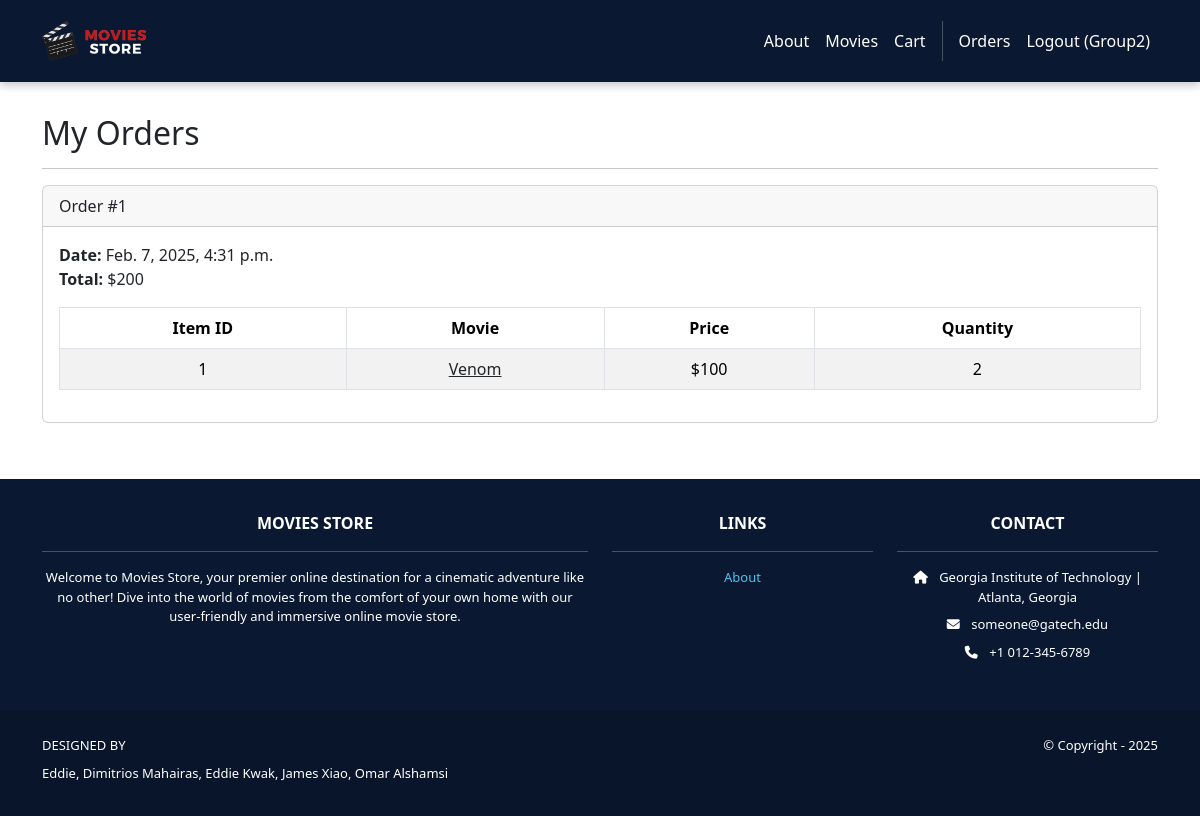
The page /accounts/orders/ (signed in) on the database as committed earlier.
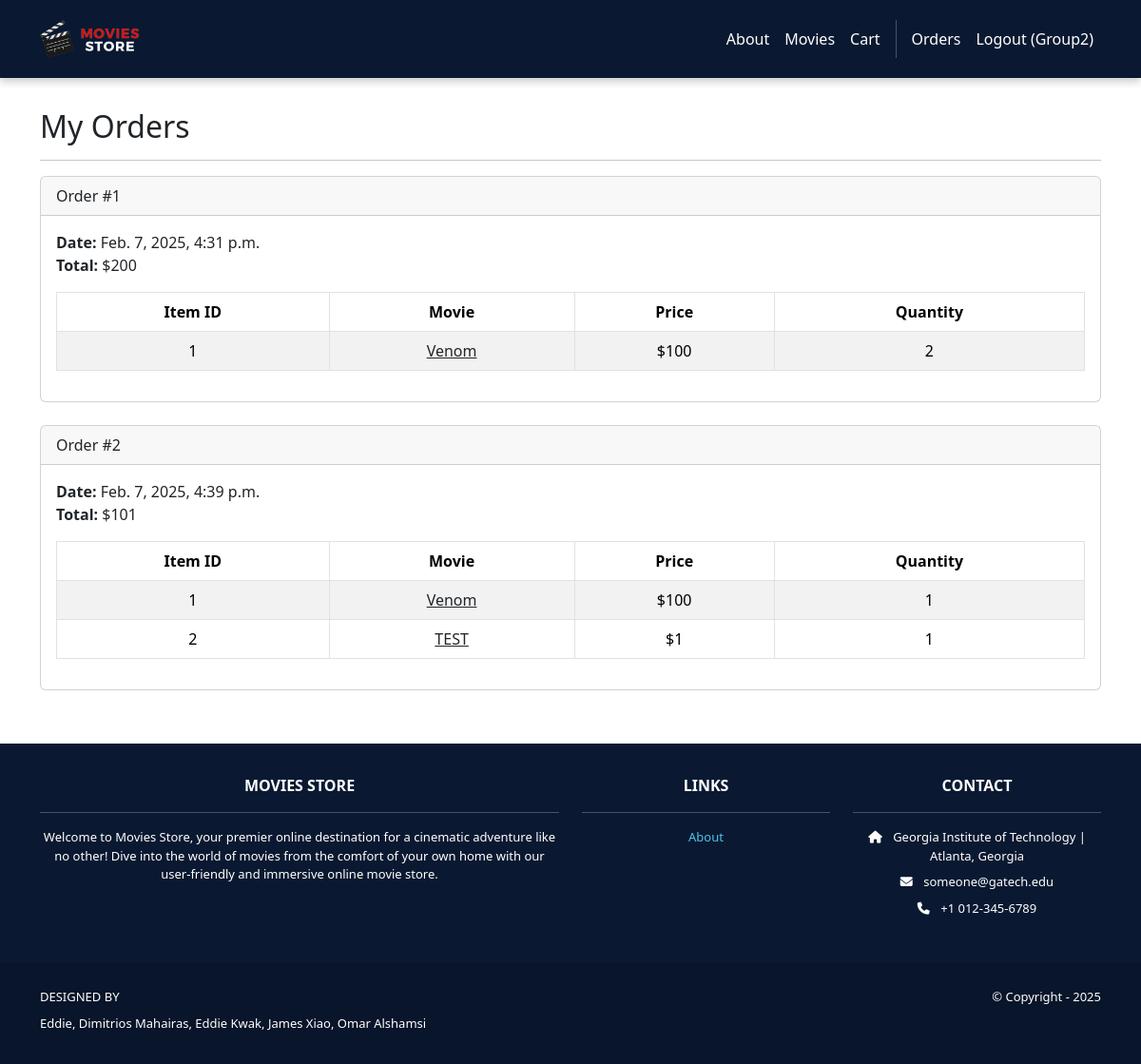
The same page on the database as committed later.
### cart/models.py (models this page shows, shortened)
class Order(models.Model):
    id = models.AutoField(primary_key=True)
    total = models.IntegerField()
    date = models.DateTimeField(auto_now_add=True)
    user = models.ForeignKey(User,
        on_delete=models.CASCADE)

class Item(models.Model):
    id = models.AutoField(primary_key=True)
    price = models.IntegerField()
    quantity = models.IntegerField()
    order = models.ForeignKey(Order,
        on_delete=models.CASCADE)
    movie = models.ForeignKey(Movie,
        on_delete=models.CASCADE)

### movies/models.py (models this page shows, shortened)
class Movie(models.Model):
    id = models.AutoField(primary_key=True)
    name = models.CharField(max_length=255)
    price = models.IntegerField()
    description = models.TextField()
    image = models.ImageField(upload_to='movie_images/')

### accounts/views.py (the view)
# urls.py: path('orders/', views.orders, name = 'accounts.orders'),
@login_required
def orders(request):
    template_data = {}
    template_data['title'] = 'Orders'
    template_data['orders'] = request.user.order_set.all()
    return render(request, 'accounts/orders.html', {'template_data': template_data})

### accounts/templates/accounts/orders.html
{% extends 'base.html' %}
{% block content %}
<div class="p-3">
  <div class="container">
    <div class="row mt-3">
      <div class="col mx-auto mb-3">
        <h2>My Orders</h2>
        <hr />
        {% for order in template_data.orders %}
        <div class="card mb-4">
          <div class="card-header">
            Order #{{ order.id }}
          </div>
          <div class="card-body">
            <b>Date:</b> {{ order.date }}<br />
            <b>Total:</b> ${{ order.total }}<br />
            <table class="table table-bordered table-striped text-center mt-3">
              <thead>
                <tr>
                  <th scope="col">Item ID</th>
                  <th scope="col">Movie</th>
                  <th scope="col">Price</th>
                  <th scope="col">Quantity</th>
                </tr>
              </thead>
              <tbody>
                {% for item in order.item_set.all %}
                <tr>
                  <td>{{ item.movie.id }}</td>
                  <td>
                    <a class="link-dark" href="{% url 'movies.show' id=item.movie.id %}">
                      {{ item.movie.name }}
                    </a>
                  </td>
                  <td>${{ item.movie.price }}</td>
                  <td>{{ item.quantity }}</td>
                </tr>
                {% endfor %}
              </tbody>
            </table>
          </div>
        </div>
        {% endfor %}
      </div>
    </div>
  </div>
</div>
{% endblock content %}

### moviesstore/templates/base.html (shortened to what this page needs)
<!DOCTYPE html>
<html>
    {% load static %}
    <head>
        <link href="https://cdn.jsdelivr.net/npm/bootstrap@5.3.3/dist/css/bootstrap.min.css" rel="stylesheet">
        <link rel="stylesheet" href="https://cdnjs.cloudflare.com/ajax/libs/font-awesome/6.1.1/css/all.min.css">
        <link rel="stylesheet" type="text/css" href="{% static 'css/style.css' %}?v=2">
    </head>
    <body>
        <nav class="p-3 navbar navbar-dark bg-dark navbar-expand-lg">
            <div class="container">
                <a class="navbar-brand" href="{% url 'home.index' %}">
                    <img src="{% static 'img/logo.png' %}" alt="logo" height="40" />
                </a>
                <div class="collapse navbar-collapse" id="navbarNavAltMarkup">
                    <div class="navbar-nav ms-auto navbar-ml">
                        <a class="nav-link" href="{% url 'home.about' %}">About</a>
                        <a class="nav-link" href="{% url 'movies.index' %}">Movies</a>
                        <a class="nav-link" href="{% url 'cart.index' %}">Cart</a>
                        {% if user.is_authenticated %}
                        <a class="nav-link" href="{% url 'accounts.orders' %}">Orders</a>
                        <a class="nav-link" href="{% url 'accounts.logout' %}">Logout ({{ user.username }})</a>
                        {% else %}
                        <a class="nav-link" href="{% url 'accounts.login' %}">Login</a>
                        <a class="nav-link" href="{% url 'accounts.signup' %}">Sign Up</a>
                        {% endif %}
                    </div>
                </div>
            </div>
        </nav>
        <div>
            {% block content %}
            {% endblock content %}
        </div>
        <section class="p-3 ms-footer d-none d-md-block">
            <div class="container">
                <div class="row mt-3 text-white">
                    <div class="col-md-6 col-lg-6 col-xl-6 mx-auto mb-4">
                        <b>MOVIES STORE</b>
                        <hr />
                        <p>
                            Welcome to Movies Store, your premier online
                            destination for a cinematic adventure like no
                            other! Dive into the world of movies from the
                            comfort of your own home with our user-friendly
                            and immersive online movie store.
                        </p>
                    </div>
                    <div class="col-md-3 col-lg-3 col-xl-3 mx-auto mb-4">
                        <b>LINKS</b>
                        <hr />
                        <p><a class="nav-link" href="{% url 'home.about' %}">About</a></p>
                    </div>
                    <div class="col-md-3 col-lg-3 col-xl-3 mx-auto mb-4">
                        <b>CONTACT</b>
                        <hr />
                        <p><i class="fas fa-home me-2"></i> Georgia Institute of Technology | Atlanta, Georgia</p>
                        <p><i class="fas fa-envelope me-2"></i> someone@gatech.edu</p>
                        <p><i class="fas fa-phone me-2"></i> +1 012-345-6789</p>
                    </div>
                </div>
            </div>
        </section>
        <section class="p-3 ms-footer-bottom bg-dark">
            <div class="container d-flex justify-content-between">
                <div class="me-5 text-white">
                    <span>DESIGNED BY</span>
                    <p>Eddie, Dimitrios Mahairas, Eddie Kwak, James Xiao, Omar Alshamsi</p>
                </div>
                <div class="text-white">
                    <span>© Copyright - 2025</span>
                </div>
            </div>
        </section>
    </body>
</html>

### moviesstore/static/css/style.css (style rules this page uses)
.navbar a.nav-link { color: #FFFEF6 !important; }
.bg-dark { background-color: #2E2E2E !important; }
.ms-footer { background-color: #202020; }
.ms-footer p { color: #7F7F7F; font-size: 13px; }
.ms-footer-bottom span { font-size: 13px; line-height: 38px; }
.navbar { background-color: #0A1931 !important; box-shadow: 0px 4px 8px rgba(0, 0, 0, 0.2); }
.navbar a.nav-link, .navbar .navbar-brand { color: #FFFFFF !important; font-weight: 500; }
.ms-footer { background-color: #0A1931 !important; padding: 40px 0; text-align: center; }
.ms-footer p { color: #FFFFFF !important; font-size: 13px; margin-bottom: 8px; }
.ms-footer a { color: #50C4ED !important; transition: color 0.3s ease; }
.ms-footer-bottom { background: #08152A !important; padding: 10px 0; font-size: 13px; }
.ms-footer-bottom span { color: #FFFFFF !important; line-height: 38px; }

Rows that differ between the two databases and show on the page:
added Order: id "2", date "Feb. 7, 2025, 4:39 p.m.", total "101"
added Item: movie.id "1", movie.name "Venom", movie.price "100", quantity "1", shown under "2"
added Item: movie.id "2", movie.name "TEST", movie.price "1", quantity "1"
